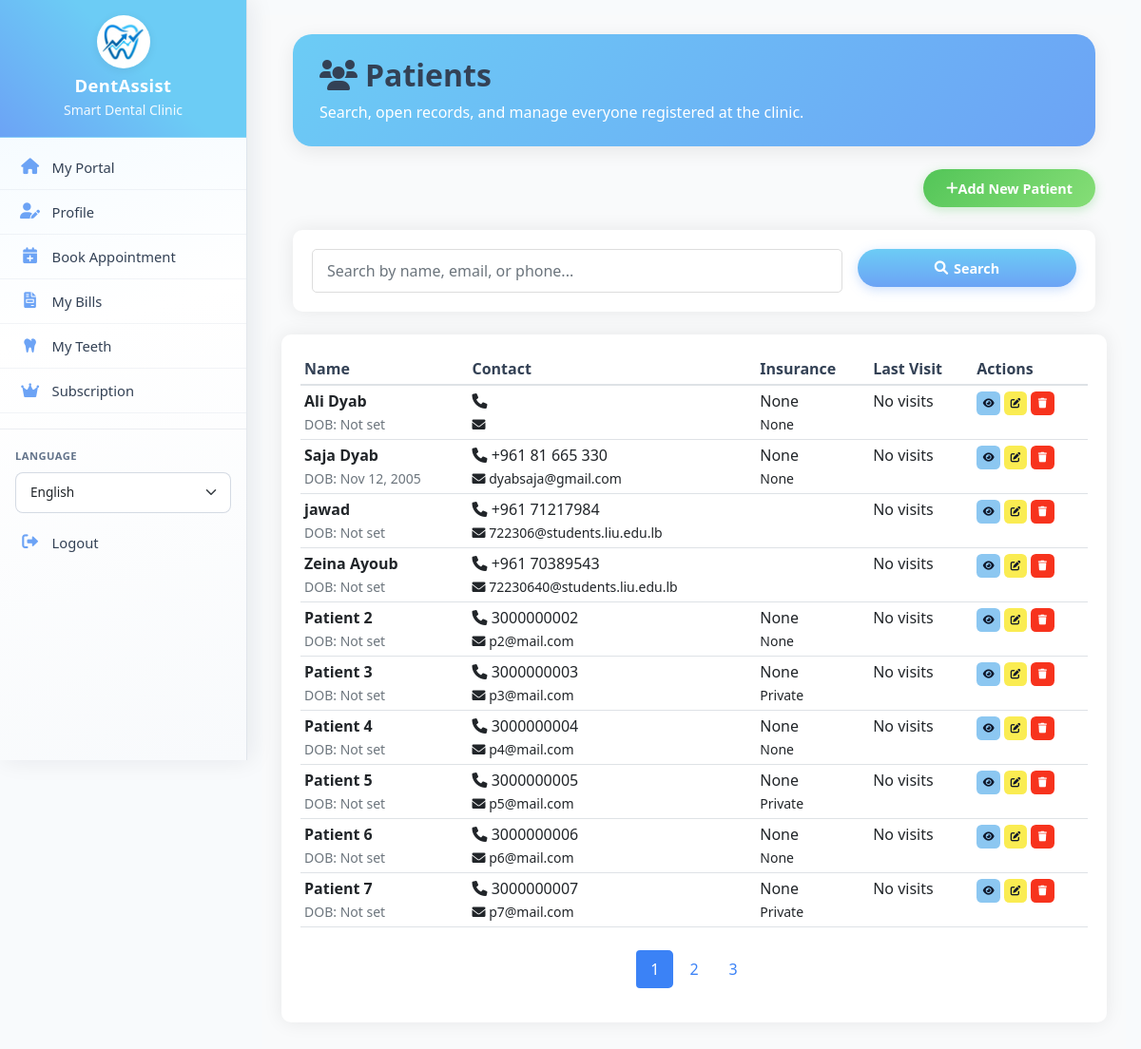
The page /patients/index.php (signed in) on the database its author committed.
### tables this page shows
CREATE TABLE `patients` (
  `id` int(11) NOT NULL,
  `user_id` int(11) DEFAULT NULL,
  `full_name` varchar(100) NOT NULL,
  `date_of_birth` date DEFAULT NULL,
  `gender` enum('male','female','other') DEFAULT NULL,
  `phone` varchar(20) DEFAULT NULL,
  `email` varchar(100) DEFAULT NULL,
  `emergency_contact_name` varchar(100) DEFAULT NULL,
  `emergency_contact_phone` varchar(20) DEFAULT NULL,
  `emergency_contact_relation` varchar(50) DEFAULT NULL,
  `insurance_provider` varchar(100) DEFAULT NULL,
  `insurance_id` varchar(50) DEFAULT NULL,
  `insurance_type` enum('Private','Social Security','Medicaid','None') DEFAULT 'None',
  `insurance_coverage` int(11) DEFAULT 0,
  `medical_history` text DEFAULT NULL,
  `allergies` text DEFAULT NULL,
  `current_medications` text DEFAULT NULL,
  `past_surgeries` text DEFAULT NULL,
  `chronic_conditions` text DEFAULT NULL,
  `dental_history` text DEFAULT NULL,
  `previous_dentist` varchar(100) DEFAULT NULL,
  `last_visit_date` date DEFAULT NULL,
  `address_line1` varchar(255) DEFAULT NULL,
  `address_line2` varchar(255) DEFAULT NULL,
  `address` varchar(500) DEFAULT NULL,
  `city` varchar(100) DEFAULT NULL,
  `state` varchar(50) DEFAULT NULL,
  `postal_code` varchar(20) DEFAULT NULL,
  `country` varchar(50) DEFAULT 'USA',
  `points` int(11) DEFAULT 0,
  `subscription_type` enum('none','basic','premium','family') DEFAULT 'none',
  `subscription_start_date` date DEFAULT NULL,
  `subscription_end_date` date DEFAULT NULL,
  `referral_code` varchar(20) DEFAULT NULL,
  `referred_by` int(11) DEFAULT NULL,
  `created_at` timestamp NOT NULL DEFAULT current_timestamp(),
  `updated_at` timestamp NOT NULL DEFAULT current_timestamp() ON UPDATE current_timestamp(),
  `created_by` int(11) DEFAULT NULL,
  `subscription_status` enum('none','pending','active','expired') DEFAULT 'none'
);

### api/_helpers.php (called while the page is built, shortened)
<?php
function repo_patient_count_by_search(string $search = ''): int
{
    $db = Database::getInstance();
    $search = trim($search);
    if ($search === '') {
        $row = $db->fetchOne('SELECT COUNT(*) AS count FROM patients');
        return (int) ($row['count'] ?? 0);
    }
    $like = '%' . $search . '%';
    $row = $db->fetchOne(
        'SELECT COUNT(*) AS count FROM patients WHERE full_name LIKE ? OR email LIKE ? OR phone LIKE ?',
        [$like, $like, $like],
        'sss'
    );
    return (int) ($row['count'] ?? 0);
}
function repo_patient_search(string $search, int $limit, int $offset): array
{
    $db = Database::getInstance();
    $search = trim($search);
    if ($search === '') {
        return $db->fetchAll(
            'SELECT * FROM patients ORDER BY created_at DESC LIMIT ? OFFSET ?',
            [$limit, $offset],
            'ii'
        );
    }
    $like = '%' . $search . '%';
    return $db->fetchAll(
        'SELECT * FROM patients WHERE full_name LIKE ? OR email LIKE ? OR phone LIKE ? ORDER BY created_at DESC LIMIT ? OFFSET ?',
        [$like, $like, $like, $limit, $offset],
        'sssii'
    );
}

### includes/db.php (called while the page is built, shortened)
<?php
class Database {
    private $host = DB_HOST;
    private $user = DB_USER;
    private $pass = DB_PASS;
    private $dbname = DB_NAME;
    private $conn;
    private static $instance = null;
    private function __construct() {
        try {
            $this->conn = new mysqli($this->host, $this->user, $this->pass, $this->dbname);
            $this->conn->set_charset("utf8mb4");
        } catch (Exception $e) {
            die("Database connection error: " . $e->getMessage());
        }
    }
    public static function getInstance() {
        if (self::$instance == null) {
            self::$instance = new Database();
        }
        return self::$instance;
    }
    public function query($sql, $params = [], $types = "") {
        $stmt = $this->conn->prepare($sql);
        if (!empty($params)) {
            if (empty($types)) {
                $types = $this->determineTypes($params);
            }
            $stmt->bind_param($types, ...$params);
        }
        if (!$stmt->execute()) {
            $err = $stmt->error ?: $this->conn->error;
            throw new Exception('Query failed: ' . $err);
        }
        return $stmt;
    }
    private function determineTypes($params) {
        $types = '';
        foreach ($params as $param) {
            if (is_int($param)) {
                $types .= 'i';
            } elseif (is_float($param)) {
                $types .= 'd';
            } elseif (is_string($param)) {
                $types .= 's';
            } else {
                $types .= 'b';
            }
        }
        return $types;
    }
    public function fetchOne($sql, $params = [], $types = "") {
        $stmt = $this->query($sql, $params, $types);
        $result = $stmt->get_result();
        if ($result && $result->num_rows > 0) {
            return $result->fetch_assoc();
        }
        return null;
    }
    public function fetchAll($sql, $params = [], $types = "") {
        $stmt = $this->query($sql, $params, $types);
        $result = $stmt->get_result();
        if ($result) {
            return $result->fetch_all(MYSQLI_ASSOC);
        }
        return [];
    }
}
?>

### includes/functions.php (called while the page is built, shortened)
<?php
require_once __DIR__ . '/db.php';
function normalizePatientOptionalDate($value): ?string
{
    if ($value === null) {
        return null;
    }
    $v = trim((string) $value);
    if ($v === '' || $v === '0000-00-00' || $v === '0000-00-00 00:00:00' || preg_match('/^0000-\d{2}-\d{2}/', $v)) {
        return null;
    }
    return $v;
}
function patientHasLastVisitDate($value): bool
{
    return normalizePatientOptionalDate($value) !== null;
}
function formatDate($date, $format = 'M d, Y')
{
    if (empty($date) || is_null($date)) {
        return 'Not set';
    }
    $s = trim((string) $date);
    if ($s === '' || $s === '0000-00-00' || $s === '0000-00-00 00:00:00' || preg_match('/^0000-\d{2}-\d{2}/', $s)) {
        return 'Not set';
    }
    try {
        $dateObj = new DateTime($date);
        $y = (int) $dateObj->format('Y');
        return $dateObj->format($format);
    } catch (Exception $e) {
        return 'Not set';
    }
}

### patients/index.php (the view, shortened to what this page needs)
<?php
require_once __DIR__ . '/../api/_helpers.php';
$search = $_GET['search'] ?? '';
$page = (int) ($_GET['page'] ?? 1);
$limit = 10;
$offset = ($page - 1) * $limit;
$total = repo_patient_count_by_search((string) $search);
$totalPages = ceil($total / $limit);
$patients = repo_patient_search((string) $search, $limit, $offset);
include '../layouts/header.php';
?>
<div class="container-fluid bills-page patients-index-page">
    <div class="bills-queue-header">
        <div class="row align-items-center bills-queue-header-inner">
            <div class="col-12">
                <h2 class="mb-2 fw-bold">
                    <i class="fas fa-users me-2 opacity-90" aria-hidden="true"></i>Patients
                </h2>
                <p class="mb-0 opacity-90">Search, open records, and manage everyone registered at the clinic.</p>
            </div>
        </div>
    </div>
    <div class="d-flex justify-content-center justify-content-md-end mb-4">
        <a href="add.php" class="btn-green staff-cta-mobile-90">
            <i class="fas fa-plus"></i> Add New Patient
        </a>
    </div>
<div class="card mb-4">
    <div class="card-body">
        <form method="GET" class="row g-3">
            <div class="col-md-8">
                <input type="text"
                       class="form-control"
                       name="search"
                       placeholder="Search by name, email, or phone..."
                       value="<?php echo htmlspecialchars($search); ?>">
            </div>
            <div class="col-md-4">
                <button type="submit" class="btn btn-primary">
                    <i class="fas fa-search"></i> Search
                </button>
            </div>
        </form>
    </div>
</div>
    </div>
    <div class="card">
        <div class="card-body">
            <div class="table-responsive patients-table-wrap">
                <table class="table table-hover table-sm patients-index-table">
                    <thead>
                        <tr>
                            <th>Name</th>
                            <th>Contact</th>
                            <th>Insurance</th>
                            <th>Last Visit</th>
                            <th>Actions</th>
                        </tr>
                    </thead>
                    <tbody>
                        <?php if (empty($patients)): ?>
                            <tr>
                                <td colspan="5" class="text-center">No patients found</td>
                            </tr>
                        <?php else: ?>
                            <?php foreach ($patients as $patient): ?>
                                <tr>
                                    <td>
                                        <strong><?php echo htmlspecialchars($patient['full_name']); ?></strong><br>
                                        <small class="text-muted">
                                            DOB: <?php echo formatDate($patient['date_of_birth'], 'M d, Y'); ?>
                                        </small>
                                    </td>
                                    <td>
                                        <i class="fas fa-phone"></i> <?php echo $patient['phone']; ?><br>
                                        <small><i class="fas fa-envelope"></i> <?php echo $patient['email']; ?></small>
                                    </td>
                                    <td>
                                        <?php echo $patient['insurance_provider'] ?? 'None'; ?><br>
                                        <small><?php echo $patient['insurance_type'] ?? '-'; ?></small>
                                    </td>
                                    <td>
                                        <?php echo patientHasLastVisitDate($patient['last_visit_date'] ?? null)
                                            ? htmlspecialchars(formatDate(normalizePatientOptionalDate($patient['last_visit_date'] ?? null)))
                                            : 'No visits'; ?>
                                    </td>
                                    <td>
                                        <div class="btn-group table-card-actions" role="group">
                                            <a href="view.php?id=<?php echo $patient['id']; ?>"
                                               class="btn btn-sm btn-info table-action-btn action-blue" title="View">
                                                <i class="fas fa-eye"></i>
                                            </a>
                                            <a href="edit.php?id=<?php echo $patient['id']; ?>"
                                               class="btn btn-sm btn-warning table-action-btn action-yellow" title="Edit">
                                                <i class="fas fa-edit"></i>
                                            </a>
                                            <button type="button"
                                                    class="btn btn-sm btn-danger table-action-btn action-red"
                                                    onclick="deletePatient(<?php echo $patient['id']; ?>)"
                                                    title="Delete">
                                                <i class="fas fa-trash"></i>
                                            </button>
                                        </div>
                                    </td>
                                </tr>
                            <?php endforeach; ?>
                        <?php endif; ?>
                    </tbody>
                </table>
            </div>
            <?php if ($totalPages > 1): ?>
                <nav class="mt-4">
                    <ul class="pagination justify-content-center">
                        <?php for ($i = 1; $i <= $totalPages; $i++): ?>
                            <li class="page-item <?php echo $page == $i ? 'active' : ''; ?>">
                                <a class="page-link" href="?page=<?php echo $i; ?>&search=<?php echo urlencode($search); ?>">
                                    <?php echo $i; ?>
                                </a>
                            </li>
                        <?php endfor; ?>
                    </ul>
                </nav>
            <?php endif; ?>
        </div>
    </div>
</div>
<?php include '../layouts/footer.php'; ?>

### rows shown on the page
patients: full_name "Ali Dyab", date_of_birth "Not set", insurance_provider "None", insurance_type "None", shows "No visits"
patients: full_name "Saja Dyab", date_of_birth "Nov 12, 2005", phone "+961 81 665 330", email "dyabsaja@gmail.com", insurance_provider "None", insurance_type "None", shows "No visits"
patients: full_name "jawad", date_of_birth "Not set", phone "+961 71217984", email "722306@students.liu.edu.lb", last_visit_date "No visits"
patients: full_name "Zeina Ayoub", date_of_birth "Not set", phone "+961 70389543", email "72230640@students.liu.edu.lb", last_visit_date "No visits"
patients: full_name "Patient 2", date_of_birth "Not set", phone "3000000002", email "p2@mail.com", insurance_provider "None", insurance_type "None", shows "No visits"
patients: full_name "Patient 3", date_of_birth "Not set", phone "3000000003", email "p3@mail.com", insurance_provider "None", insurance_type "Private", shows "No visits"
patients: full_name "Patient 4", date_of_birth "Not set", phone "3000000004", email "p4@mail.com", insurance_provider "None", insurance_type "None", shows "No visits"
patients: full_name "Patient 5", date_of_birth "Not set", phone "3000000005", email "p5@mail.com", insurance_provider "None", insurance_type "Private", shows "No visits"
patients: full_name "Patient 6", date_of_birth "Not set", phone "3000000006", email "p6@mail.com", insurance_provider "None", insurance_type "None", shows "No visits"
patients: full_name "Patient 7", date_of_birth "Not set", phone "3000000007", email "p7@mail.com", insurance_provider "None", insurance_type "Private", shows "No visits"

### other values the page prints
__('smart_dental_clinic', 'Smart Dental Clinic') "Smart Dental Clinic"
__('my_portal', 'My Portal') "My Portal"
__('profile', 'Profile') "Profile"
__('book_appointment', 'Book Appointment') "Book Appointment"
__('my_bills', 'My Bills') "My Bills"
__('my_teeth', 'My Teeth') "My Teeth"
__('subscription', 'Subscription') "Subscription"
__('language', 'Language') "LANGUAGE"
__('logout', 'Logout') "Logout"
